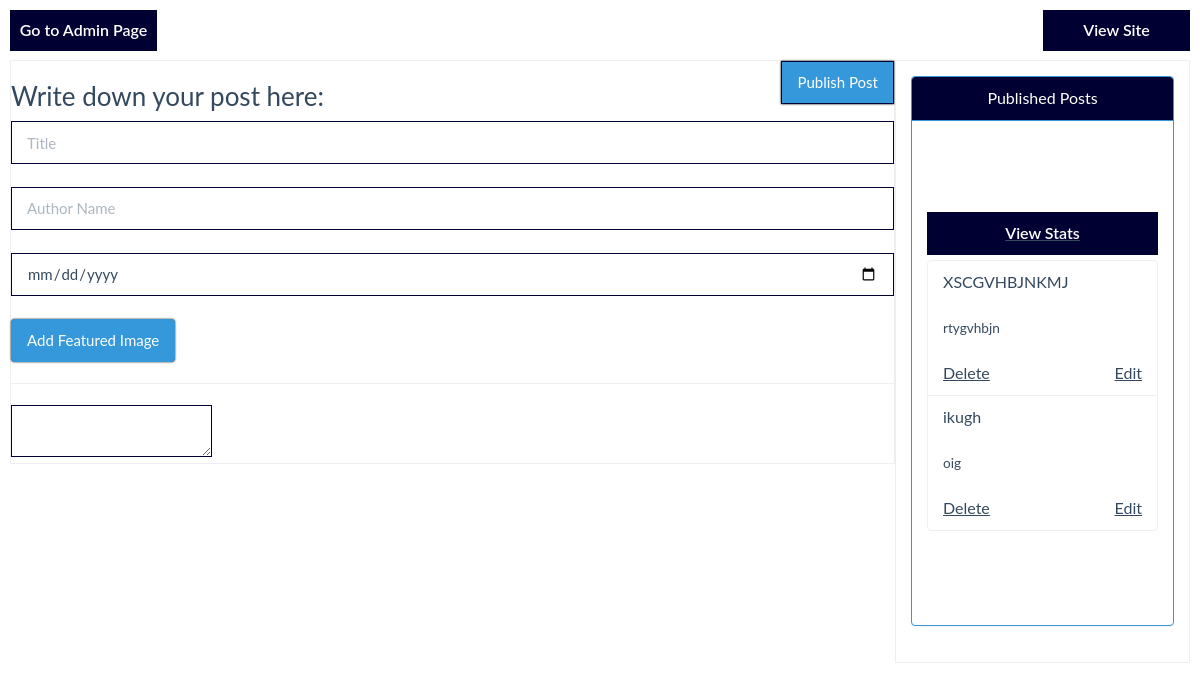
/admin/create_post.php (signed in), run on the app's committed database.
### tables this page shows
CREATE TABLE `gyananjan_blog` (
  `id` int(11) NOT NULL,
  `title` varchar(100) NOT NULL,
  `author` varchar(100) NOT NULL,
  `blog` longtext NOT NULL,
  `bdate` varchar(32) NOT NULL,
  `bimage` varchar(100) NOT NULL,
  `views` int(11) NOT NULL
);

### admin/create_post.php (the view, shortened to what this page needs)
<?php
$dmsg="";
$dalert="";
include 'includes/meta.php';
include 'includes/css.php';
?>
	<link href="../css/bootstrap.min.css" rel="stylesheet">
	</head>
	<body>
		<div class="nav">
			<a href="../admin"><span class="pull-left text-center">Go to Admin Page</span></a>
			<a href="../"><span class="pull-right text-center">View Site</span></a>
		</div>
		<div class="container col-md-9" style="border:1px solid #eee;padding:15px;background-color:#fff">
			<form id="blogForm" method="post">
				<h3 class="pull-left">Write down your post here:</h3>
				<input type="submit" id="post_blog" class="pull-right btn btn-info" value="Publish Post">
				<br>
				<input type="text" name="title" class="form-control" placeholder="Title">
				<br>
				<input type="text" name="author" class="form-control" placeholder="Author Name">
				<br>
				<input type="date" name="date" class="form-control" placeholder="Date of Posting">
				<br>
				<div class="btn btn-info" data-toggle="modal" data-target="#picup">Add Featured Image
				</div>
				<hr>
				<textarea name="blog"></textarea>
				<br>
			</form>
		</div>
		<div class="col-md-3"  style="border:1px solid #eee;padding:15px;background-color:#fff;">
			<div class="panel panel-info"  style="max-height:800px;overflow-y:scroll">
				<div class="panel-heading text-center">Published Posts
				</div>
				<div id="update">
				<div class="panel-body" id="live">
									<div id="alert" class="alert alert-<?php echo $dalert;?>" aria-hidden="true" role="alert">
						<span class="sr-only" style="position:relative">  <?php echo $dmsg; ?></span></div>
						<a href="stats.php"><div class="block">View Stats</div></a>
					<ul class="list-group">
						<?php
                    $sql = "SELECT title,id, bdate FROM gyananjan_blog ORDER BY id ASC";
                    $run = $db->query($sql);
                    if ($run->num_rows > 0) {
                        while($row = $run->fetch_assoc()) {
                            echo"<li class='list-group-item'>".$row['title']."<br><small><br>".$row['bdate']."</small><br><br><a href='?del=".$row['id']."'>Delete</a><a class='pull-right' href='edit_post?edit=".$row['id']."'>Edit</a></li>";
                        }
                    }
                    else {
                        echo "<h5 class='no_event text-center'>No Pushlished Posts.</h5>";
                    }
                ?>
					</ul>
				</div>
				</div>
			</div>
		</div>
	</body>
	</html>

### admin/includes/css.php (style rules this page uses)
textarea { resize: vertical; }
input { position: static; }
a { text-decoration: underline !important; }
.panel { border-color: rgba(10, 1, 6, 0.4); height: 550px !important; overflow-y: scroll; }
.panel-heading { background-color: #003 !important; color: #fff !important; border-radius: 0%; text-align: center; }
.panel a { color: #34495E !important; text-transform: underline !important; }
.nav { margin-top: 0 !important; margin-bottom: 2%; width: 100%; min-height: 50px; }
.nav span { padding: 5px; background-color: #003; border: #003 4px solid; color: white; min-width: 147px; font-weight: 600; transition: background-color 0.5s ease-in, border 0.5s; }
input,textarea { border-radius: 0!important; border:1px solid #003 !important; }
body { padding-top: 30px; background-color: rgba(113, 105, 116, 0.57); }

### admin/create_post.php (style rules this page uses)
body { padding: 10px; }
.nav span { margin-botton: 20px; background-color: #003; border: #003 4px solid; color: white; min-width: 147px; font-weight: 600; transition: background-color 0.5s ease-in, border 0.5s; }
input,textarea { border-radius: 0!important; border:1px solid #003 !important; }
.block { display: block; background-color: #003; color:white; padding:10px; text-align: center; font-weight: 600; margin:auto auto 5px auto; }

### data on the page
gyananjan_blog: title "XSCGVHBJNKMJ", bdate "rtygvhbjn"
gyananjan_blog: title "ikugh", bdate "oig"
